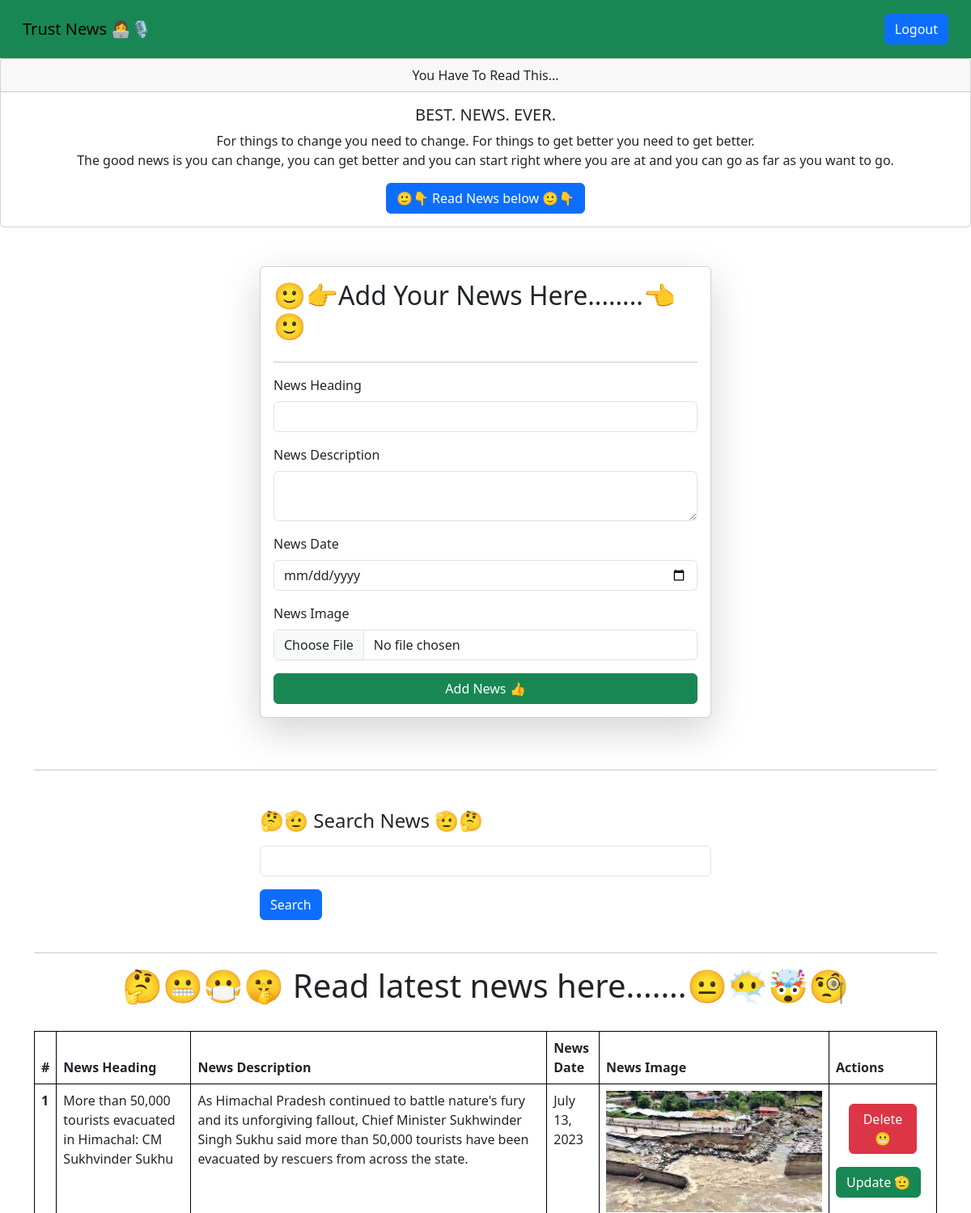
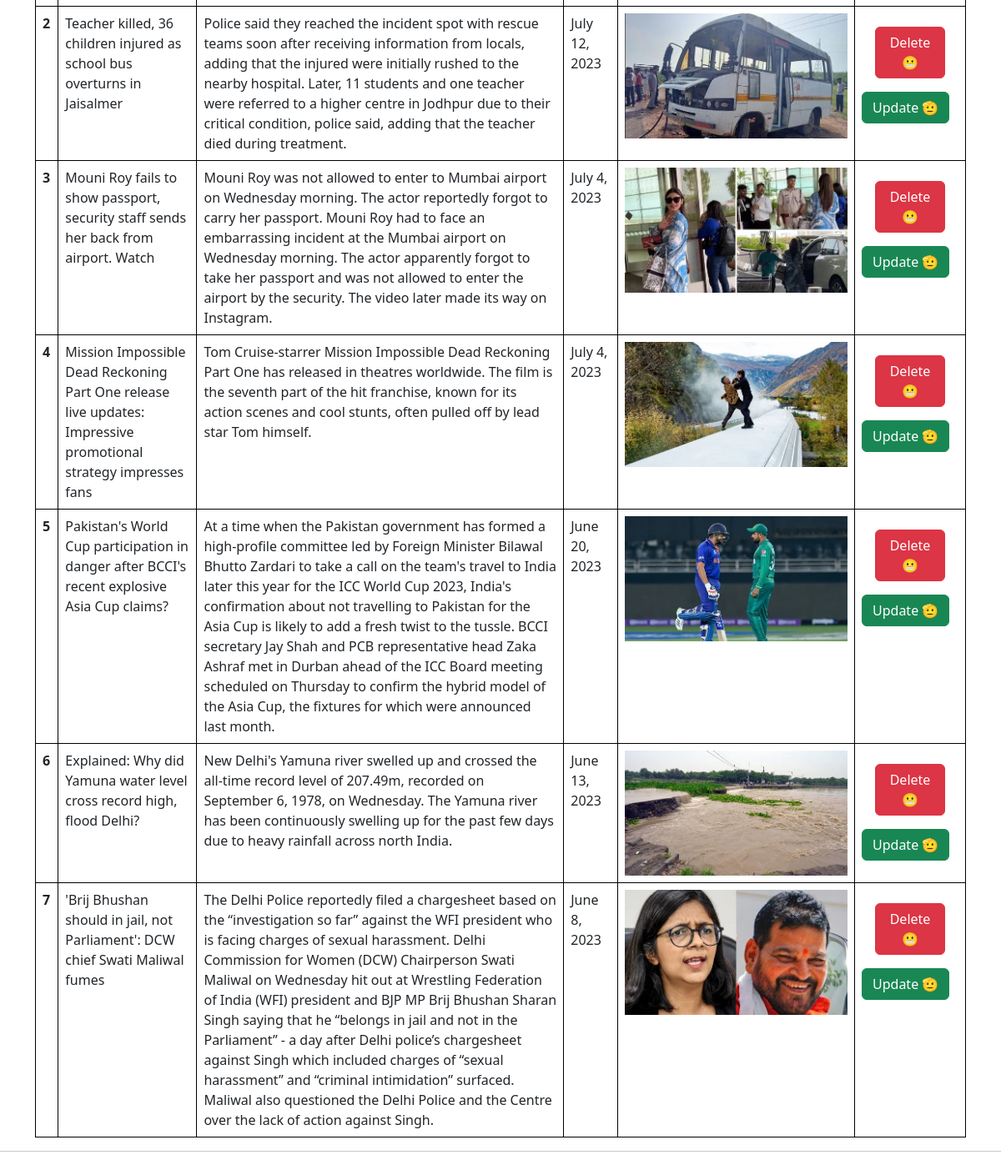
Page /index/ (signed in) on the committed database (2 pictures, top to bottom).
### work/models.py (models this page shows)
class News(models.Model):
    news_name = models.CharField(max_length=200)
    news_desc = models.TextField()
    news_img = models.ImageField(upload_to='new')
    news_date = models.DateField(auto_now_add=True)
    class Meta:
        ordering = ['-news_date']

### work/views.py (the view, shortened to what this page needs)
# urls.py: path('index/', news_logic,name='news_logic'),
@login_required(login_url=('/login/'))
def news_logic(request):
    queryset = News.objects.all()
    context = {'news_logic' : queryset}
    return render(request,'index.html',context)

### work/templates/index.html (shortened to what this page needs)
{% extends "base.html" %}
{% block start %}
    <div class="container mt-5">
            <section class="frm" id="frm">
        <form class="col-6 mx-auto card p-3 shadow-lg" method="post" enctype="multipart/form-data">
            <h2>🙂👉Add Your News Here........👈🙂</h2>
            <hr>
            <div class="mb-3">
              <label for="exampleInputEmail1" class="form-label">News Heading</label>
              <input name="news_name" required type="text" class="form-control">
            </div>
            <div class="mb-3">
              <label for="exampleInputPassword1" class="form-label">News Description</label>
              <textarea name="news_desc" required class="form-control"></textarea>
            </div>
            <div class="mb-3">
                <label for="exampleInputPassword1" class="form-label">News Date</label>
                <input type="date" name="news_date" class="form-control">
              </div>
            <div class="mb-3">
                <label for="exampleInputPassword1" class="form-label">News Image</label>
                <input type="file" name="news_img" class="form-control">
              </div>
            <button type="submit" class="btn btn-success">Add News 👍</button>
          </form>
          <br><br>
        </section>
        <hr>
        <div class="mt-5">
          <div class="mx-auto col-6">
            <form action="">
            <div class="mb-3">
              <label for="exampleInputPassword1" class="form-label"><h4>🤔🫡 Search News 🫡🤔</h4></label>
              <input type="text" name="search" class="form-control">
            </div>
            <button type="submit" class="btn btn-primary ">Search</button>
           </form>
          </div>
        </div>
<br>
        <hr>
        <section class="read" id="read">
            <h1 class="text-center">🤔😬😷🤫 Read latest news here.......😐😶‍🌫️🤯🧐</h1>
            <br>
        <table class="table">
            <thead>
              <tr>
                <th scope="col">#</th>
                <th scope="col">News Heading</th>
                <th scope="col">News Description</th>
                <th scope="col">News Date</th>
                <th scope="col">News Image</th>
                <th scope="col">Actions</th>
              </tr>
            </thead>
            <tbody>
                {% for new in news_logic %}
              <tr>
                <th scope="row">{{forloop.counter}}</th>
                <td>{{new.news_name}}</td>
                <td>{{new.news_desc}}</td>
                <td>{{new.news_date}}</td>
                <td>
                    <img src="/media/{{new.news_img}}" alt="" style="height:150px;">
                </td>
                <td>
                    <a href="/delete_news/{{new.id}}" class="btn btn-danger m-3">Delete 😬</a>
                    <a href="/edit_news/{{new.id}}" class="btn btn-success">Update 🫡</a>
                </td>
              </tr>
              {% endfor %}
            </tbody>
          </table>
        </section>
    </div>
    <hr>
{% endblock %}

### work/templates/base.html (shortened to what this page needs)
<!DOCTYPE html>
<html lang="en">
<head>
    <link href="https://cdn.jsdelivr.net/npm/bootstrap@5.3.0/dist/css/bootstrap.min.css" rel="stylesheet">
</head>
<body>
    <nav class="navbar p-3 bg-success shadow-lg">
        <div class="container-fluid">
          <a class="navbar-brand">Trust News 👩‍💻🎙️</a>
          <form class="d-flex" role="search">
            {% if request.user.is_authenticated %}
            <a href="/logout/" class="btn btn-primary" type="submit">Logout</a>
            {% else %}
            <a href="/login/" class="btn btn-primary" type="submit">Login</a>
            {% endif %}
          </form>
        </div>
      </nav>
      <div class="card text-center">
        <div class="card-header">
          You Have To Read This...
        </div>
        <div class="card-body">
          <h5 class="card-title">BEST. NEWS. EVER.</h5>
          <p class="card-text">For things to change you need to change. For things to get better you need to get better.<br>
            The good news is you can change, you can get better and you can start right where you are at and you can go as far as you want to go.
          </p>
          <a href="#read" type="button" class="btn btn-primary " >🙂👇 Read News below 🙂👇</a>
        </div>
      </div>
    {% block start %}
    {% endblock %}
</body>
</html>

### work/templates/base.html (style rules this page uses)
table,th,td { border : 1px solid black; }

### rows in the picture
News: news_name "More than 50,000 tourists evacuated in Himachal: CM Sukhvinder Sukhu", news_desc "As Himachal Pradesh continued to battle nature's fury and its unforgiving fallout, Chief Minister Sukhwinder Singh Sukhu said more than 50,000 tourists have been evacuated by rescuers from across the state.", news_date "July 13, 2023", news_img (picture)
News: news_name "Teacher killed, 36 children injured as school bus overturns in Jaisalmer", news_desc "Police said they reached the incident spot with rescue teams soon after receiving information from locals, adding that the injured were initially rushed to the nearby hospital. Later, 11 students and one teacher were referred to a higher centre in Jodhpur due to their critical condition, police said, adding that the teacher died during treatment.", news_date "July 12, 2023", news_img (picture)
News: news_name "Mouni Roy fails to show passport, security staff sends her back from airport. Watch", news_desc "Mouni Roy was not allowed to enter to Mumbai airport on Wednesday morning. The actor reportedly forgot to carry her passport. Mouni Roy had to face an embarrassing incident at the Mumbai airport on Wednesday morning. The actor apparently forgot to take her passport and was not allowed to enter the airport by the security. The video later made its way on Instagram.", news_date "July 4, 2023", news_img (picture)
News: news_name "Mission Impossible Dead Reckoning Part One release live updates: Impressive promotional strategy impresses fans", news_desc "Tom Cruise-starrer Mission Impossible Dead Reckoning Part One has released in theatres worldwide. The film is the seventh part of the hit franchise, known for its action scenes and cool stunts, often pulled off by lead star Tom himself.", news_date "July 4, 2023", news_img (picture)
News: news_name "Pakistan's World Cup participation in danger after BCCI's recent explosive Asia Cup claims?", news_desc "At a time when the Pakistan government has formed a high-profile committee led by Foreign Minister Bilawal Bhutto Zardari to take a call on the team's travel to India later this year for the ICC World Cup 2023, India's confirmation about not travelling to Pakistan for the Asia Cup is likely to add a fresh twist to the tussle. BCCI secretary Jay Shah and PCB representative head Zaka Ashraf met in Durban ahead of the ICC Board meeting scheduled on Thursday to confirm the hybrid model of the Asia Cup, the fixtures for which were announced last month.", news_date "June 20, 2023", news_img (picture)
News: news_name "Explained: Why did Yamuna water level cross record high, flood Delhi?", news_desc "New Delhi's Yamuna river swelled up and crossed the all-time record level of 207.49m, recorded on September 6, 1978, on Wednesday. The Yamuna river has been continuously swelling up for the past few days due to heavy rainfall across north India.", news_date "June 13, 2023", news_img (picture)
News: news_name "'Brij Bhushan should in jail, not Parliament': DCW chief Swati Maliwal fumes", news_desc "The Delhi Police reportedly filed a chargesheet based on the “investigation so far” against the WFI president who is facing charges of sexual harassment. Delhi Commission for Women (DCW) Chairperson Swati Maliwal on Wednesday hit out at Wrestling Federation of India (WFI) president and BJP MP Brij Bhushan Sharan Singh saying that he “belongs in jail and not in the Parliament” - a day after Delhi police’s chargesheet against Singh which included charges of “sexual harassment” and “criminal intimidation” surfaced. Maliwal also questioned the Delhi Police and the Centre over the lack of action against Singh.", news_date "June 8, 2023", news_img (picture)
